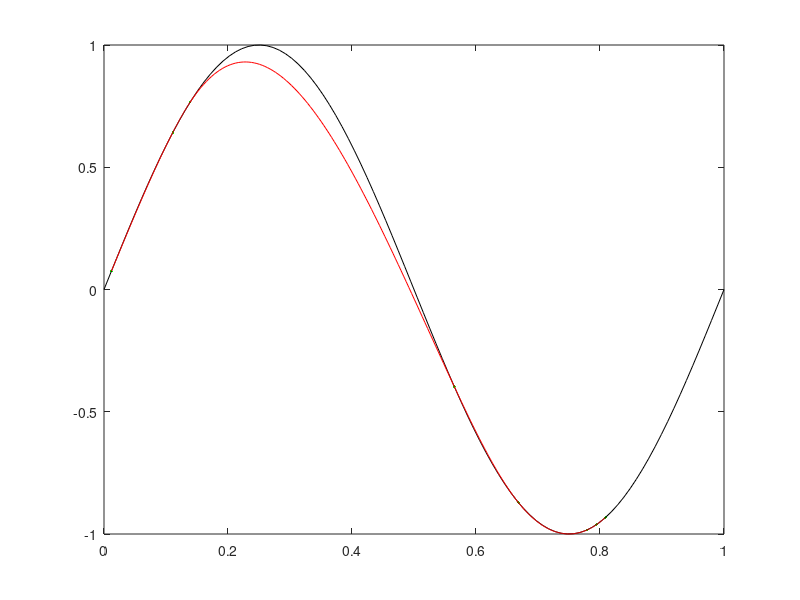

This chart was generated by the following MATLAB code:
clear all
%*** Problem Daten
n = 8;                     % wähle Anzahl der Stuetzstellen
f = @(x) sin(2*pi*x); x = sort(rand(n,1));  % Beispiel 1
% f = @(x) sin(2*pi*x); x = linspace(-pi,pi,n)' ;  % Beispiel
%
% f = @(x) (x>1/2); x = linspace(0,1,n)';    % Beispiel 2
y  = f(x);                 % berechne Funktionswerte abhängig von f
%*** bilde Differenzvektoren h(i) = x(i+1)-x(i), etc.
h  = x(2:end)- x(1:end-1);
dy = y(2:end)- y(1:end-1);
%*** stelle Matrix und rechte Seite auf
% nur A durch spdiags gefuellt gilt nur für periodische Randbedingung!!!
% um andere RB zu realisieren muessen die entsprechenden werte der 
% ersten und letzten Zeile nachgelagert ueberschrieben werden!!
A = spdiags([h(2:end),2*(h(1:end-1)+h(2:end)),h(1:end-1)],-1:1,n-2,n-2);
% fuer andere RB muss erste und letzte Zeile von rhs ueberschrieben werden
rhs = 6*(dy(2:end)./h(2:end)-dy(1:end-1)./h(1:end-1));
%*** loese LGS und packe fehlende Daten an den Endpunkten hinzu
y2 = [0;A\rhs;0];          
%*** plotte Loesung
s = linspace(0,1,100)';
figure
plot(x,y,'g.',s,f(s),'k-','markersize',22)
hold on
for i = 1:n-1               % Schleife über alle Intervalle
  %*** bestimme Koeffizienten a,b,c,d
  abcd = [     0,      0, -1/(6*h(i)), 1/(6*h(i)); ...
               0,      0,         1/2,          0; ...
         -1/h(i), 1/h(i),     -h(i)/3,    -h(i)/6; ...
               1,      0,           0,          0] * [y(i:i+1);y2(i:i+1)];
  xi = x(i) + s * h(i);                % bilde [0,1] auf [x(i),x(i+1)] ab       
  fxi = ((s*h(i)).^(3:-1:0))*abcd;     % werte s auf [x(i),x(i+1)] aus
  plot(xi,fxi,'r-')       
end
hold off